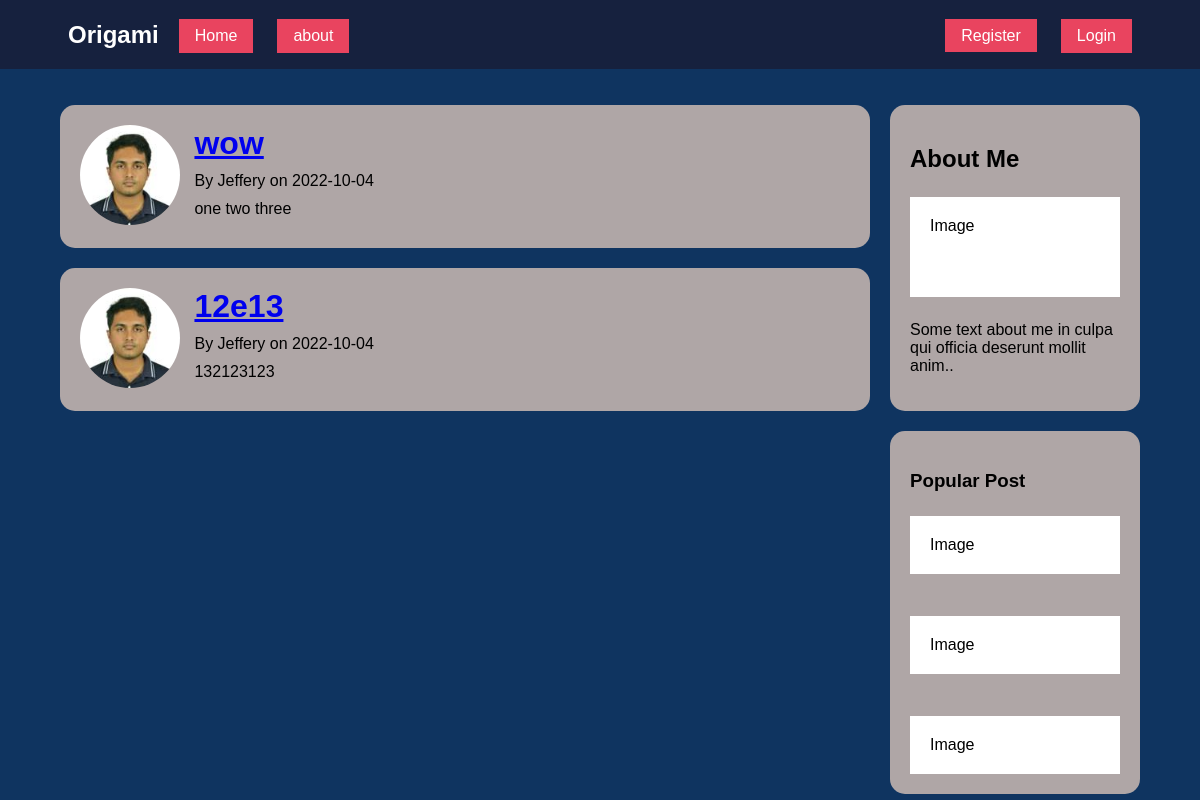
Page /home on the earlier database version.
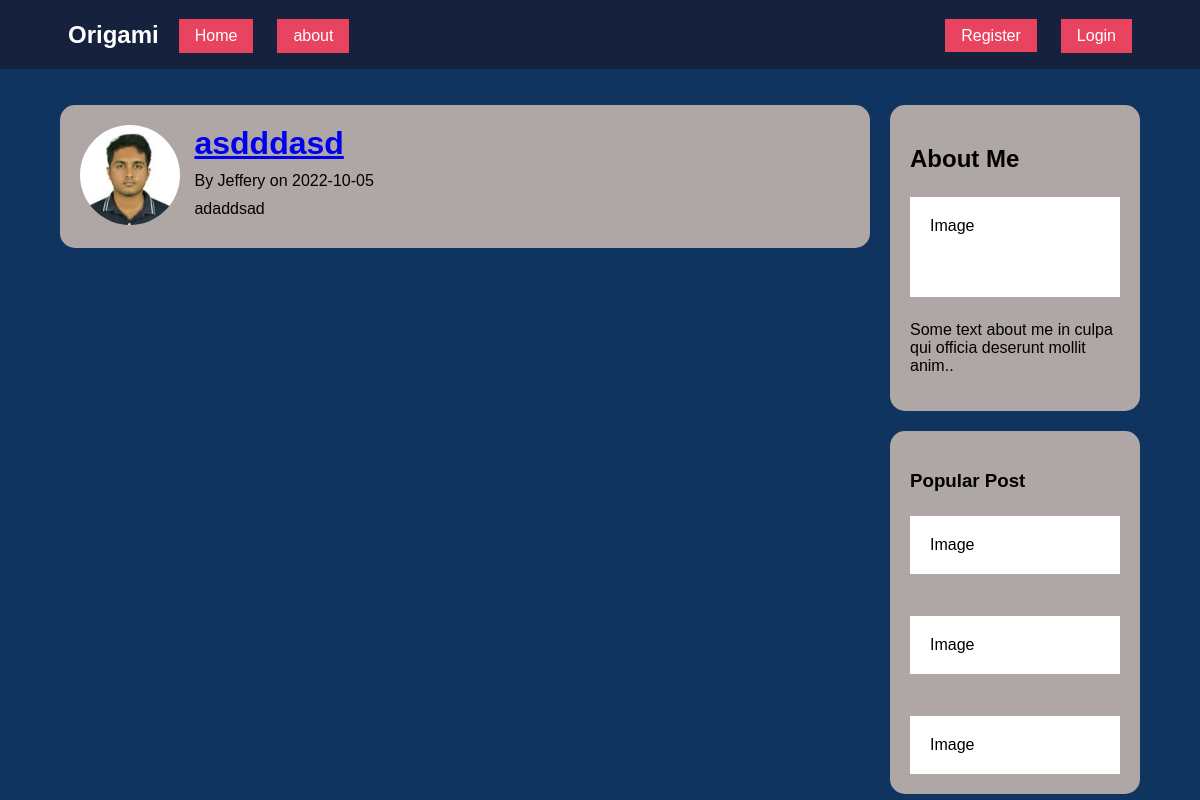
Same page on the later database version.
### origami/models.py (models this page shows, shortened)
class Post(db.Model):
    id = db.Column(db.Integer, primary_key=True)
    title = db.Column(db.String(100), nullable=False)
    date_posted = db.Column(db.DateTime, nullable=False, default=datetime.utcnow)
    content = db.Column(db.Text, nullable=False)
    user_id = db.Column(db.Integer, db.ForeignKey('user.id'), nullable=False)

class User(db.Model, UserMixin):
    id = db.Column(db.Integer, primary_key=True)
    username = db.Column(db.String(20), unique=True, nullable=False)
    email = db.Column(db.String(120), unique=True, nullable=False)
    image_file = db.Column(db.String(20), nullable=False, default='default.jpg')
    password = db.Column(db.String(60), nullable=False)
    posts = db.relationship('Post', backref='author', lazy=True)

### origami/routes.py (the view)
@app.route("/")
@app.route("/home")
def home():
    origami = Post.query.all()
    return render_template('home.html', posts=origami)

### origami/templates/home.html
{% extends "layout.html" %}
{% block content %}
<div class="leftcolumn">
    {% for post in posts %}
        <div class="card">
            <img src="{{url_for('static',filename='profile_pics/'+ post.author.image_file)}}" class="profile-pic image-size" alt="users profile pics">
            <div class="text-file">
                <h1><a href="{{url_for('post',post_id = post.id)}}">{{ post.title }}</a></h1>
                <p>By {{ post.author.username }} on {{ post.date_posted.strftime('%Y-%m-%d') }}</p>
                <p>{{ post.content }}</p>
            </div>
        </div>
    {% endfor %}
</div>
{% endblock content %}

### origami/templates/layout.html (shortened to what this page needs)
<!DOCTYPE html>
<html lang="en">
<head>
    <link rel="stylesheet" type="text/css" href="{{url_for('static',filename='css/style.css')}}">
</head>
<body>
    {% include 'header.html'%}
    <div class="container">
        <div class="row">
            {% block content %}{% endblock content %}
            <div class="rightcolumn">
                <div class="card">
                    <h2>About Me</h2>
                    <div class="fakeimg" style="height: 100px">Image</div>
                    <p>
                        Some text about me in culpa qui officia deserunt mollit anim..
                    </p>
                </div>
                <div class="card">
                    <h3>Popular Post</h3>
                    <div class="fakeimg">Image</div>
                    <br />
                    <div class="fakeimg">Image</div>
                    <br />
                    <div class="fakeimg">Image</div>
                </div>
            </div>
        </div>
    </div>
</body>
</html>

### origami/templates/header.html
<nav>
    <div class="container">
        <ul class="site-nav">
            <strong>Origami</strong>
            <li><a href="{{url_for('home')}}">Home</a></li>
            <li><a href="{{url_for('about')}}">about</a></li>
            {% if current_user.is_authenticated %}
                <li class="nav-right"><a href="{{url_for('new_post')}}">New Post</a></li>
                <li><a href="{{url_for('account')}}">Account</a></li>
                <li><a href="{{url_for('logout')}}">Logout</a></li>
            {% else %}
                <li class="nav-right"><a href="{{url_for('register')}}">Register</a></li>
                <li><a href="{{url_for('login')}}">Login</a></li>
            {% endif %}
        </ul>
    </div>
</nav>

### origami/static/css/style.css (style rules this page uses)
:root { box-sizing: border-box; }
body { margin: 0; background-color: #0F3460; font-family: Arial, Helvetica, sans-serif; }
body * + * { margin-top: 1.5em; }
.container { max-width:1080px; margin: 0 auto; }
nav { background-color: #16213E; padding-top: 1px; }
.site-nav { margin-top: 0; display:flex; padding: .5em; list-style-type:none; border-radius: .2em; }
.site-nav > li { margin-top:0; }
.site-nav > strong { display: block; margin-right: 20px; padding: .5em 0; color: white; font-size: x-large; }
.site-nav > li > a { display: block; margin-top: 10px; padding: .5em 1em; align-items: baseline; background-color: #e9445f; color:white; text-decoration: none; }
.site-nav > li + li { margin-left:1.5em; }
.site-nav > .nav-right { margin-left:auto; padding: .5em 0; margin-top: 10px; }
.site-nav > .nav-right > a { display: inline; }
.leftcolumn { float:left; width:75%; margin-top: 0; }
.rightcolumn { float:right; width:25%; padding-left: 20px; margin: 0; }
.fakeimg { background-color: white; width: 100%; padding: 20px; }
.card { background-color: #afa6a6; padding: 20px; margin-top: 20px; border-radius: 15px; }
.row:after { content: ""; display: table; clear: both; }
.profile-pic { display: inline-block; vertical-align:top; border-radius: 50%; }
.text-file { display: inline-block; margin: 0; margin-left: 10px; }
.text-file h1, .text-file p { margin: 0 0 10px 0; }
.card:after { content: ""; display: table; clear: both; }
.image-size { width: 100px; }

Differences in the rows shown:
removed Post: image_file (picture), title "wow", author.username "Jeffery", date_posted "2022-10-04", content "one two three"
removed Post: image_file (picture), title "12e13", author.username "Jeffery", date_posted "2022-10-04", content "132123123"
added Post: image_file (picture), title "asdddasd", author.username "Jeffery", date_posted "2022-10-05", content "adaddsad"
